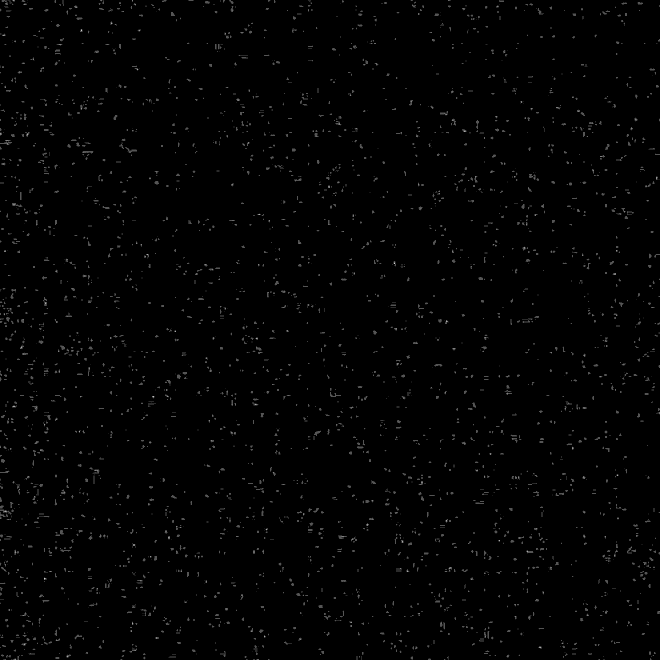
#> input picture black.jpg, 1320 x 1320 px (shown at 1/2 size)
$ python resize_black.py
#> lines starting #> are read from the running program, lines starting #| are printed output that depends on the picture
import cv2

black = cv2.imread('black.jpg')
#> black is the input picture: shape (1320, 1320, 3); min 0, max 3, mean 0.0272
black = cv2.resize(black, (1800, 1080))
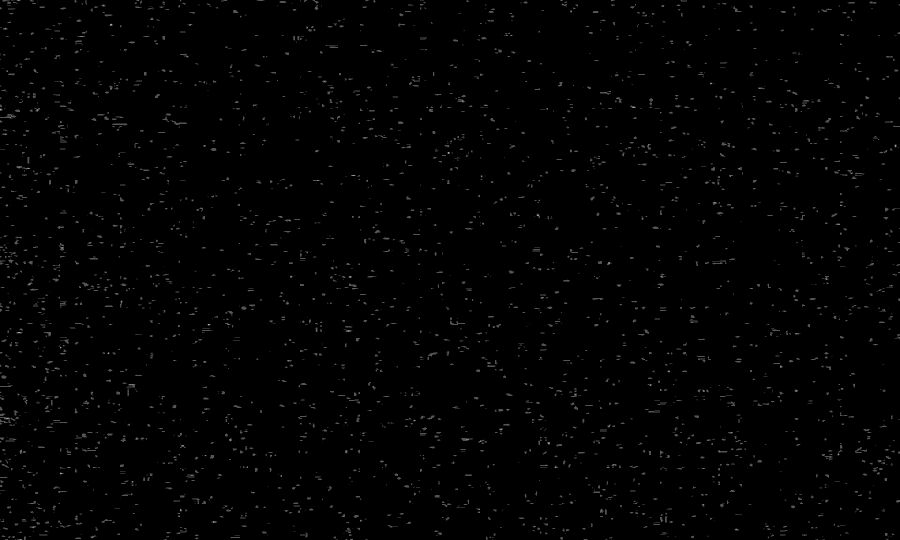
#> black: shape (1080, 1800, 3) (shown at 1/2 size); min 0, max 3, mean 0.0255; drawn with min black and max white
cv2.imwrite('black.jpg', black)
